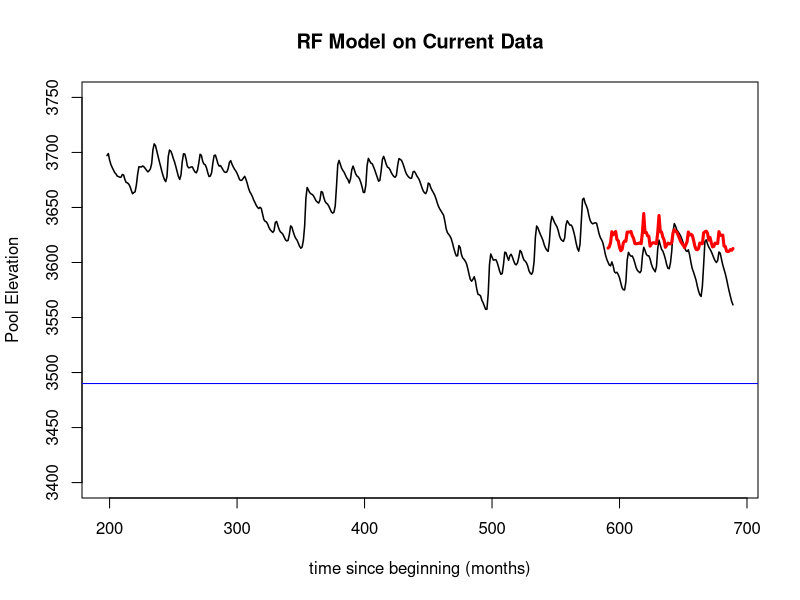
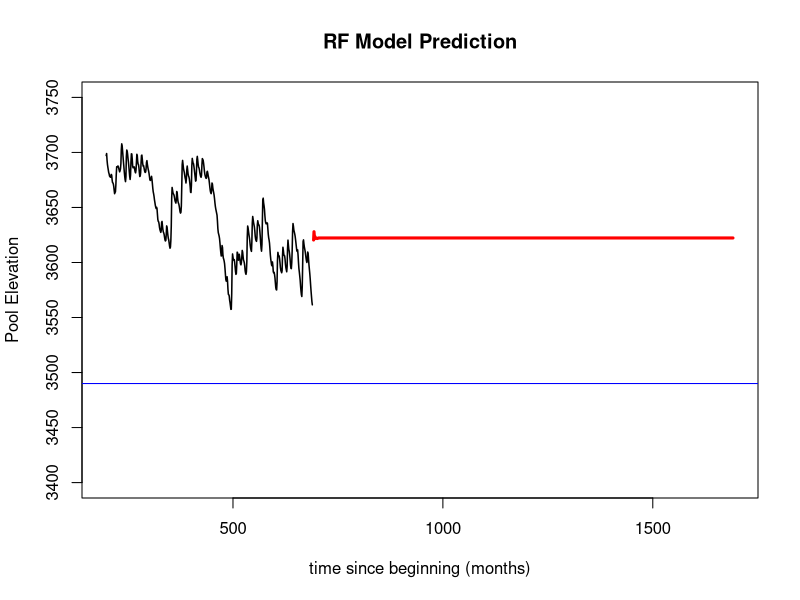
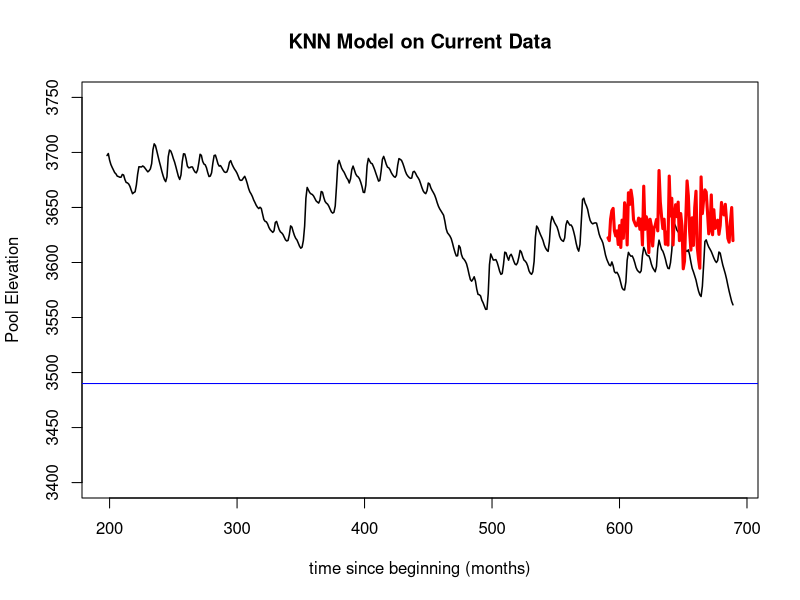

These figures' R source, in order: (Note: a time limit stopped this script after it produced the figures.)
## ---- chunk 1
knitr::opts_chunk$set(echo = TRUE)
## ---- chunk 2
library(lubridate)
library(forecast)
library(caret)
## ---- chunk 3
dat <- read.csv("Lake_Powell_Data.csv")

# Aggregate by each month (by minimum)
dat$YEAR_MONTH <- paste0(year(mdy(dat$datetime)), "_", month(mdy(dat$datetime)))

dat2 <- aggregate(dat[, 2:6], list(dat$YEAR_MONTH), mean)

dat2$YEAR <- as.numeric(sapply(dat2$Group.1, function(x) unlist(strsplit(x, "_"))[1]))
dat2$MONTH <- as.numeric(sapply(dat2$Group.1, function(x) unlist(strsplit(x, "_"))[2]))

dat2$MONTHS_SINCE_BEG <- (dat2$YEAR - 1963) * 12 + (dat2$MONTH - 12)

# order by months since beginning
dat2 <- dat2[order(dat2$MONTHS_SINCE_BEG, decreasing = FALSE), ]

# start from month 197 To get to Jun 1980
dat2 <- dat2[dat2$MONTHS_SINCE_BEG > 197, ]
dat2
## ---- chunk 4
# normalize<- function(x){
#   return ((x-min(x))/(max(x)-min(x)))
# }
# dat2$total.inflows <-normalize(dat2$total.inflows)
# dat2$total.release <-normalize(dat2$total.release)
# dat2$evaporation <- normalize(dat2$evaporation)
# dat2$power.release <- normalize(dat2$power.release)
# dat2$MONTHS_SINCE_BEG <-normalize(dat2$MONTHS_SINCE_BEG)
# dat2$pool.elevation <- normalize(dat2$pool.elevation)
# dat2
# 

## ---- chunk 5
# 80% in training - 20% testing split
train_idx <- seq_len(nrow(dat2) * .8)

train_dat <- dat2[train_idx, ]
test_dat <- dat2[-train_idx, ]
## ---- chunk 6
# forecast each predictor -------------------------------------------------
for_plot <- list()
all_fcasts <- list()
for (variable in c("total.inflows", "total.release", "evaporation", "power.release")) {
    tmp <- ts(dat2[, variable], frequency = 1, start = 200)
    fit <- auto.arima(tmp)
    fcast <- forecast(fit, h = 1000)
    for_plot[[variable]]  <- fcast
    fcast <- as.data.frame(fcast)
    all_fcasts[[variable]] <- fcast
}

## ---- chunk 7
# Create control function for training with 10 folds. search method is grid.
control <- trainControl(method = "cv", 
                        number = 10, 
                        search = "grid")

## ---- chunk 8

# Create tunegrid with 15 values from 1:15 for mtry to tunning model. Our train function will change number of entry variable at each split according to tunegrid. 
tunegrid <- expand.grid(.mtry = (1:15)) 

rf_gridsearch <- train(pool.elevation ~ MONTHS_SINCE_BEG + total.inflows + total.release + evaporation + power.release,
                       data = train_dat,
                       method = "rf",
                       metric = "RMSE",
                       trControl = control,
                       tuneGrid = tunegrid)
print(rf_gridsearch)
varImp(rf_gridsearch)


predictions <- predict(rf_gridsearch, newdata = test_dat)

MSE_test <- sum((test_dat$pool.elevation - predictions)^2) / nrow(test_dat)
RF_RMSE <- sqrt(MSE_test)
cat("RF_RMSE ",RF_RMSE)


plot(dat2$MONTHS_SINCE_BEG, dat2$pool.elevation, type =  "l", lty = 1, lwd = 1.5,
     xlab = "time since beginning (months)", ylab = "Pool Elevation", ylim = c(3400, 3750), main="RF Model on Current Data")
lines(test_dat$MONTHS_SINCE_BEG, predictions, col = "red", lwd = 3)
abline(h = 3490, col = "blue")

## ---- chunk 9
# forecast pool elevation
all_predictions <- c()
for (t in rownames(all_fcasts$total.inflows)) {
    tmp <- predict(rf_gridsearch,
                   newdata = data.frame(MONTHS_SINCE_BEG = as.numeric(t), 
                                        total.inflows = all_fcasts$total.inflows[t, "Point Forecast"],
                                        total.release = all_fcasts$total.release[t, "Point Forecast"],
                                        evaporation = all_fcasts$evaporation[t, "Point Forecast"],
                                        power.release = all_fcasts$power.release[t, "Point Forecast"]))
    
    all_predictions <- c(all_predictions, tmp)
}

names(all_predictions) <- rownames(all_fcasts$total.inflows)




plot(dat2$MONTHS_SINCE_BEG, dat2$pool.elevation, type =  "l", lty = 1, lwd = 1.5,
     xlab = "time since beginning (months)", ylab = "Pool Elevation", ylim = c(3400, 3750), 
     xlim = c(200, max(as.numeric(rownames(all_fcasts$total.inflows)))), main="RF Model Prediction")
lines(as.numeric(names(all_predictions)), all_predictions, col = "red", lwd = 3)
abline(h = 3490, col = "blue")
## ---- chunk 10


knn_model <- train(pool.elevation ~ MONTHS_SINCE_BEG + total.inflows + total.release + evaporation + power.release,
                       data = train_dat,
                       method = "knn",
                       metric = "RMSE",
                       trControl = control)
print(knn_model)
varImp(knn_model)

predictions <- predict(knn_model, newdata = test_dat)

MSE_test <- sum((test_dat$pool.elevation - predictions)^2) / nrow(test_dat)

#TODO figure out this
(RMSE <- sqrt(MSE_test))

plot(dat2$MONTHS_SINCE_BEG, dat2$pool.elevation, type =  "l", lty = 1, lwd = 1.5,
     xlab = "time since beginning (months)", ylab = "Pool Elevation", ylim = c(3400, 3750), main="KNN Model on Current Data")
lines(test_dat$MONTHS_SINCE_BEG, predictions, col = "red", lwd = 3)
abline(h = 3490, col = "blue")
## ---- chunk 11
summary(dat2)
## ---- chunk 12
all_predictions <- c()
for (t in rownames(all_fcasts$total.inflows)) {
    tmp <- predict(knn_model,
                   newdata = data.frame(MONTHS_SINCE_BEG = as.numeric(t), 
                                        total.inflows = all_fcasts$total.inflows[t, "Point Forecast"],
                                        total.release = all_fcasts$total.release[t, "Point Forecast"],
                                        evaporation = all_fcasts$evaporation[t, "Point Forecast"],
                                        power.release = all_fcasts$power.release[t, "Point Forecast"]))
    
    all_predictions <- c(all_predictions, tmp)
}


names(all_predictions) <- rownames(all_fcasts$total.inflows)


plot(dat2$MONTHS_SINCE_BEG, dat2$pool.elevation, type =  "l", lty = 1, lwd = 1.5,
     xlab = "time since beginning (months)", ylab = "Pool Elevation", ylim = c(3400, 3750), xlim = c(200, 1000), main= "KNN Prediction")
lines(as.numeric(names(all_predictions)), all_predictions, col = "red", lwd = 3)
abline(h = 3490, col = "blue")
## ---- chunk 13
lambda <- 10^seq(2, -3, length = 100)
lasso_model <- train(pool.elevation ~ MONTHS_SINCE_BEG + total.inflows + total.release + evaporation + power.release,
                   data = train_dat,
                   method = "glmnet",
                   metric = "RMSE",
                   trControl = control,
                   tuneGrid = expand.grid(alpha = 1, lambda = lambda))

print(lasso_model)
varImp(lasso_model)

predictions <- predict(lasso_model, newdata = test_dat)

MSE_test <- sum((test_dat$pool.elevation - predictions)^2) / nrow(test_dat)
(RMSE <- sqrt(MSE_test))

plot(dat2$MONTHS_SINCE_BEG, dat2$pool.elevation, type =  "l", lty = 1, lwd = 1.5,
     xlab = "time since beginning (months)", ylab = "Pool Elevation", ylim = c(3400, 3750), main="Lasso Model on Current Data")
lines(test_dat$MONTHS_SINCE_BEG, predictions, col = "red", lwd = 3)
abline(h = 3490, col = "blue")

## ---- chunk 14
# forecast pool elevation
all_predictions <- c()
for (t in rownames(all_fcasts$total.inflows)) {
    tmp <- predict(lasso_model,
                   newdata = data.frame(MONTHS_SINCE_BEG = as.numeric(t), 
                                        total.inflows = all_fcasts$total.inflows[t, "Point Forecast"],
                                        total.release = all_fcasts$total.release[t, "Point Forecast"],
                                        evaporation = all_fcasts$evaporation[t, "Point Forecast"],
                                        power.release = all_fcasts$power.release[t, "Point Forecast"]))
    
    all_predictions <- c(all_predictions, tmp)
}


names(all_predictions) <- rownames(all_fcasts$total.inflows)


plot(dat2$MONTHS_SINCE_BEG, dat2$pool.elevation, type =  "l", lty = 1, lwd = 1.5,
     xlab = "time since beginning (months)", ylab = "Pool Elevation", ylim = c(3400, 3750), xlim = c(200, max(as.numeric(rownames(all_fcasts$total.inflows)))), main="Lasso Prediction")+points(x=1328, y=3490)
lines(as.numeric(names(all_predictions)), all_predictions, col = "red", lwd = 3)
abline(h = 3490, col = "blue")
